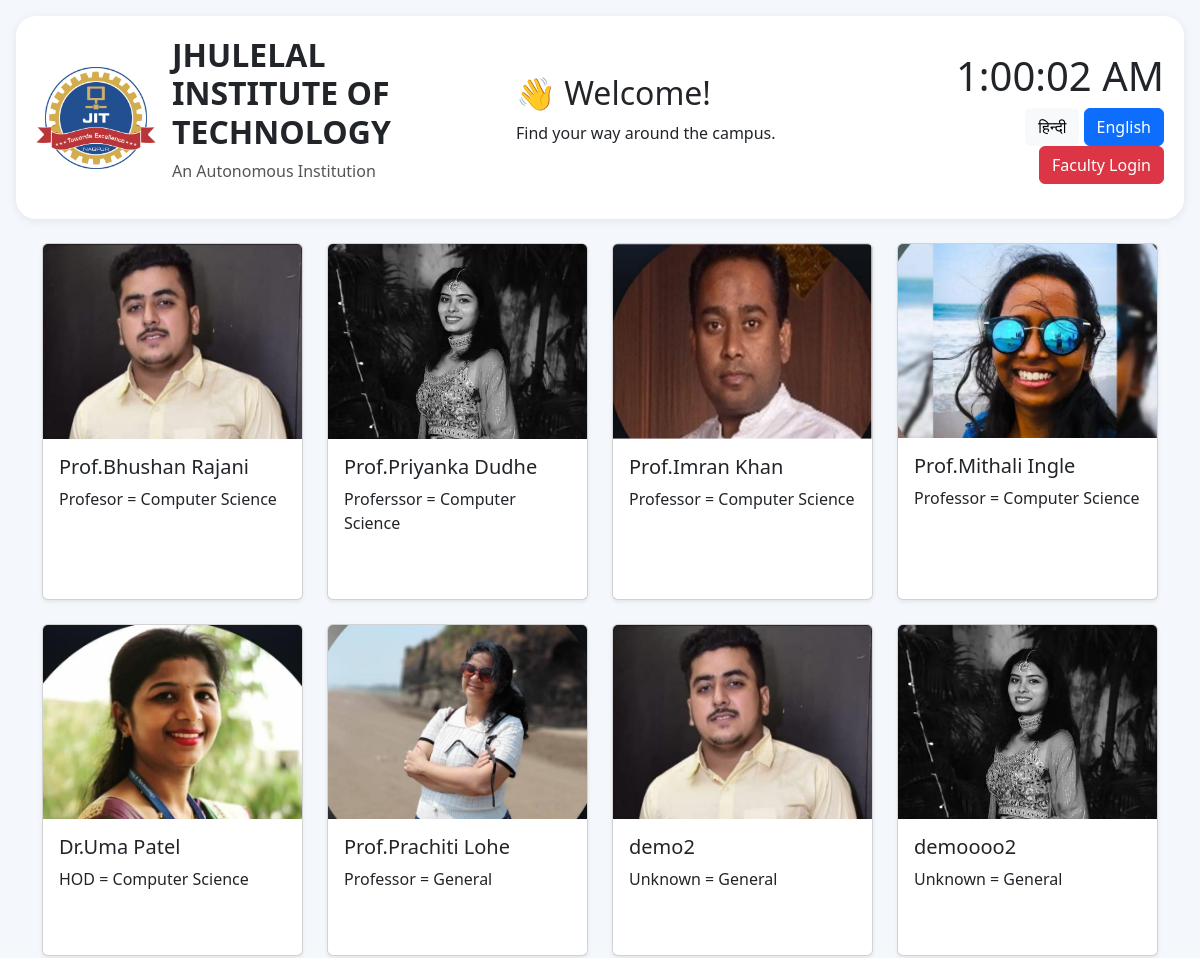
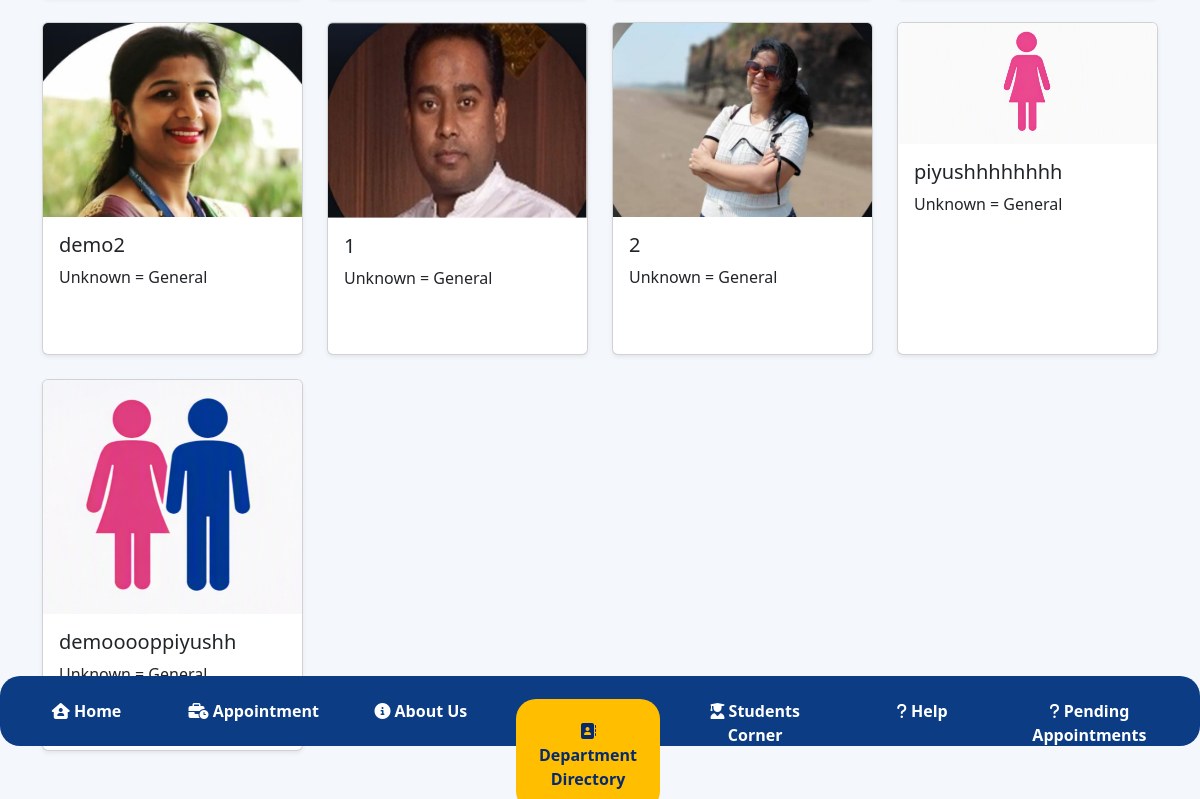
Screenshot of /department_directory/ with the database file from the repository (2 pictures, top to bottom).
### service/models.py (models this page shows)
class department(models.Model):
    image = models.ImageField(upload_to='department_directory_images/')
    name = models.CharField(max_length=100)
    position = models.CharField(max_length=100, default="Unknown")   # ✅ safe default
    department = models.CharField(max_length=100, default="General") # ✅ safe default

### kiosk_system/views.py (the view)
# urls.py: path('department_directory/', views.department_directory, name='department_directory'),
def department_directory(request):
    DepartmentData = department.objects.all().order_by('id')
    data={'departments': DepartmentData}
    return render(request, 'department_directory.html', data)

### templates/department_directory.html (shortened to what this page needs)
{%extends 'home.html'%}
{% block body %}
     {% load static %}
    <div class="container my-4">
       <div class="row g-4">
    {% for n in departments %}
      <div class="col-md-3">
      <div class="card h-100 shadow-sm">
        <img src="{{ n.image.url }}" class="card-img-top" alt="...">
        <div class="card-body">
          <h5 class="card-title">{{ n.name }}</h5>
          <p class="card-text">{{ n.position }} = {{ n.department }}</p>
        </div>
      </div>
      <br><br>
    </div>
    {% endfor %}
{% endblock body %}

### templates/home.html (shortened to what this page needs)
{% load static %}
<!DOCTYPE html>
<html lang="en">
<head>
    <link href="https://cdn.jsdelivr.net/npm/bootstrap@5.3.3/dist/css/bootstrap.min.css" rel="stylesheet">
</head>
<body>
<div class="container-fluid p-3">
    <div class="header-card mb-4">
        <div class="row align-items-center">
            <div class="col-md-5 d-flex align-items-center">
                <img src="{% static 'jit-logo.png' %}" class="logo me-3">
            <div class="text-center text-md-start">
                <h1 class="fw-bold responsive-title">
                     JHULELAL INSTITUTE OF TECHNOLOGY
                </h1>
                <p class="responsive-subtitle">An Autonomous Institution</p>
            </div>
            </div>
            <div class="col-md-4">
                <h2>👋 Welcome!</h2>
                <p>Find your way around the campus.</p>
            </div>
            <div class="col-md-3 text-end">
                <h1 id="clock"></h1>
                <form action="{% url 'set_language' %}" method="post">
                <button class="btn btn-light" type="submit" name="language" value="hi">
                    हिन्दी
                </button>
                <button class="btn btn-primary" type="submit" name="language" value="en">
                    English
                </button>
                 <a href="{% url 'faculty_login' %}"
   class="{% if request.path == '/faculty-login/' %}active btn btn-danger{% else %}btn btn-danger{% endif %}">
   Faculty Login
</a>
            </form>
            </div>
        </div>
    </div>
    {%block body%}{%endblock body%}
    <br>
    <div class="bottom-nav">
        <div class="row text-center">
    <div class="row text-center">
    <div class="col">
        <a class="{% if request.path == '/home/' %}active{% endif %}" href="{% url 'home' %}"><i class="fa-solid fa-house-user"></i> Home</a>
    </div>
    <div class="col">
        <a class="{% if request.path == '/appointment_booking/' %}active{% endif %}" href="{% url 'appointment_booking' %}"><i class="fa-solid fa-business-time"></i> Appointment</a>
    </div>
    <div class="col">
        <a class="{% if request.path == '/about_us/' %}active{% endif %}" href="{% url 'about_us' %}"><i class="fa-solid fa-circle-info"></i> About Us</a>
    </div>
    <div class="col">
        <a class="{% if request.path == '/department_directory/' %}active{% endif %}" href="{% url 'department_directory' %}"><i class="fa-solid fa-address-book"></i> Department Directory</a>
    </div>
    <div class="col">
        <a class="{% if request.path == '/student_corner/' %}active{% endif %}" href="{% url 'student_corner' %}"><i class="fa-solid fa-user-graduate"></i> Students Corner</a>
    </div>
    <div class="col">
        <a class="{% if request.path == '/help_desk/' %}active{% endif %}" href="{% url 'help_desk' %}"><i class="fa-solid fa-question"></i> Help</a>
    </div>
    <div class="col">
        <a class="{% if request.path == '/pending_appointment/' %}active{% endif %}" href="{% url 'pending_appointment' %}"><i class="fa-solid fa-question"></i> Pending Appointments</a>
    </div>
</div>
    </div>
</div>
</body>
</html>

### rows the page displays
department: image (picture), name "Prof.Bhushan Rajani", position "Profesor", department "Computer Science"
department: image (picture), name "Prof.Priyanka Dudhe", position "Proferssor", department "Computer Science"
department: image (picture), name "Prof.Imran Khan", position "Professor", department "Computer Science"
department: image (picture), name "Prof.Mithali Ingle", position "Professor", department "Computer Science"
department: image (picture), name "Dr.Uma Patel", position "HOD", department "Computer Science"
department: image (picture), name "Prof.Prachiti Lohe", position "Professor", department "General"
department: image (picture), name "demo2", position "Unknown", department "General"
department: image (picture), name "demoooo2", position "Unknown", department "General"
department: image (picture), name "demo2", position "Unknown", department "General"
department: image (picture), name "1", position "Unknown", department "General"
department: image (picture), name "2", position "Unknown", department "General"
department: image (picture), name "piyushhhhhhhh", position "Unknown", department "General"
department: image (picture), name "demooooppiyushh", position "Unknown", department "General"
